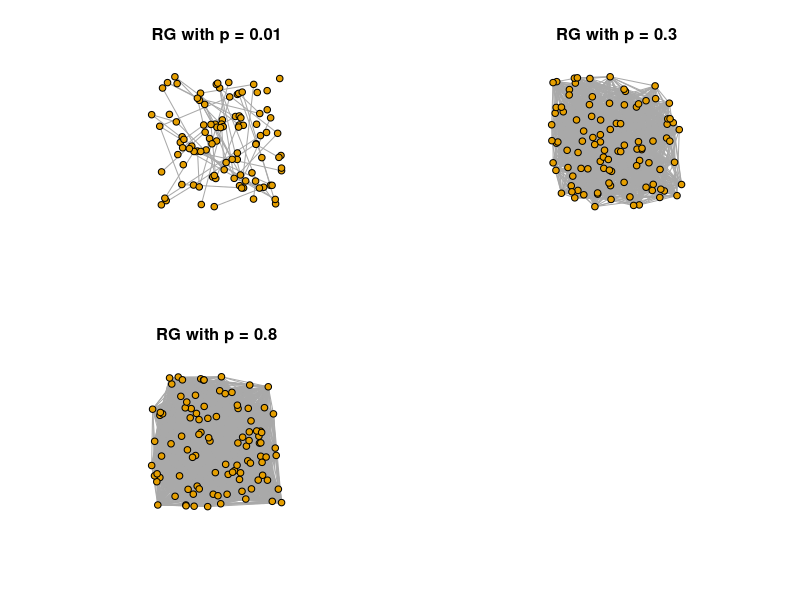
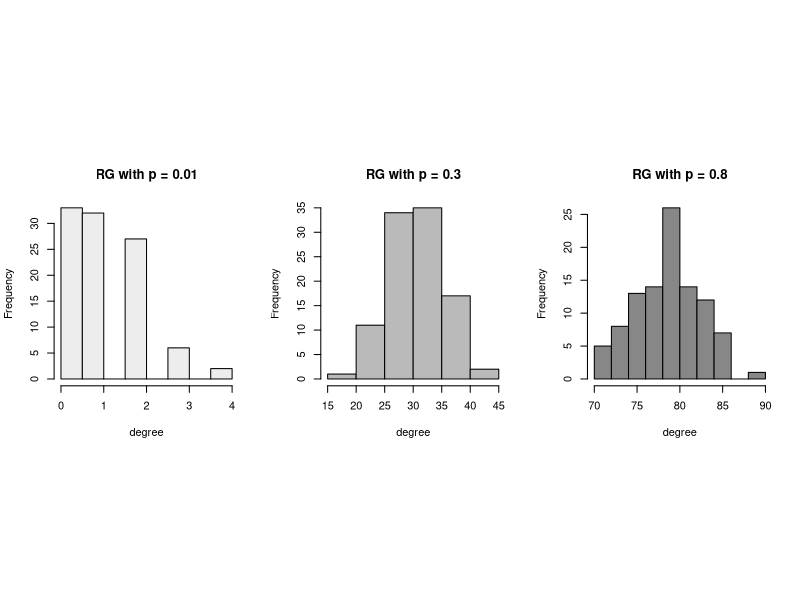
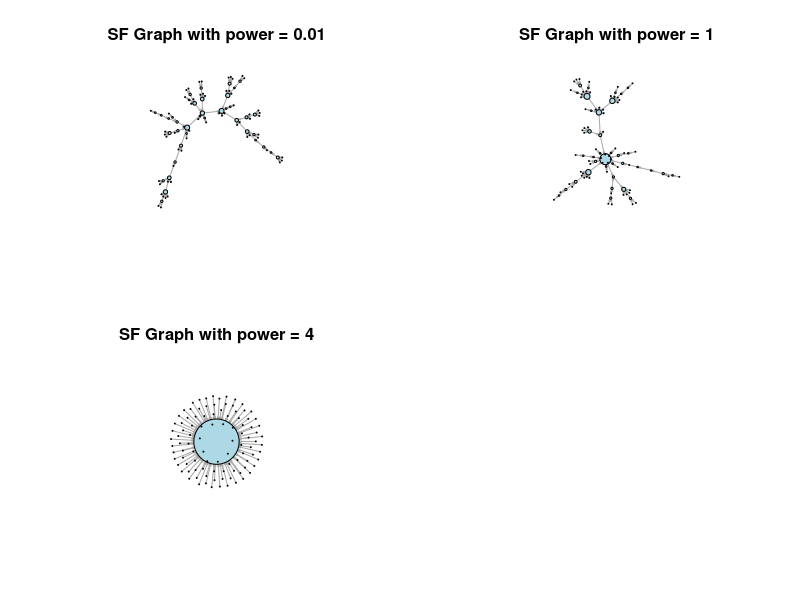
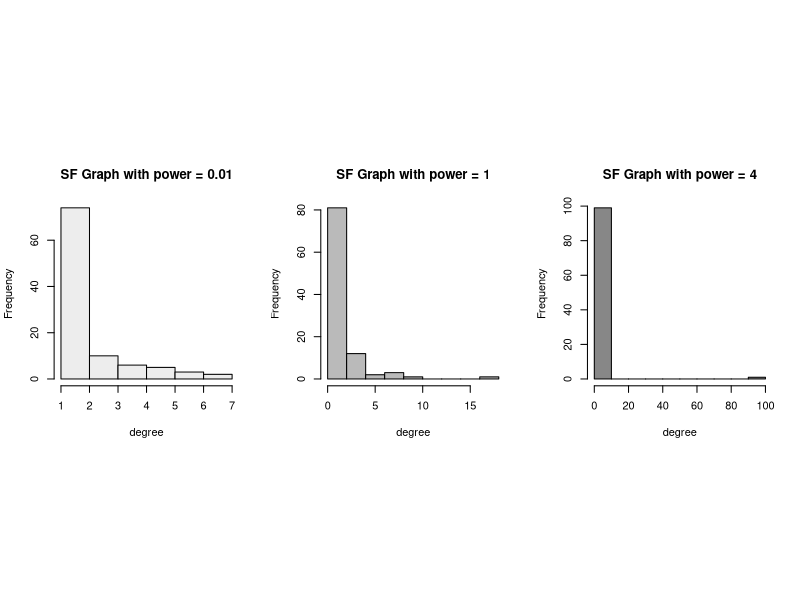
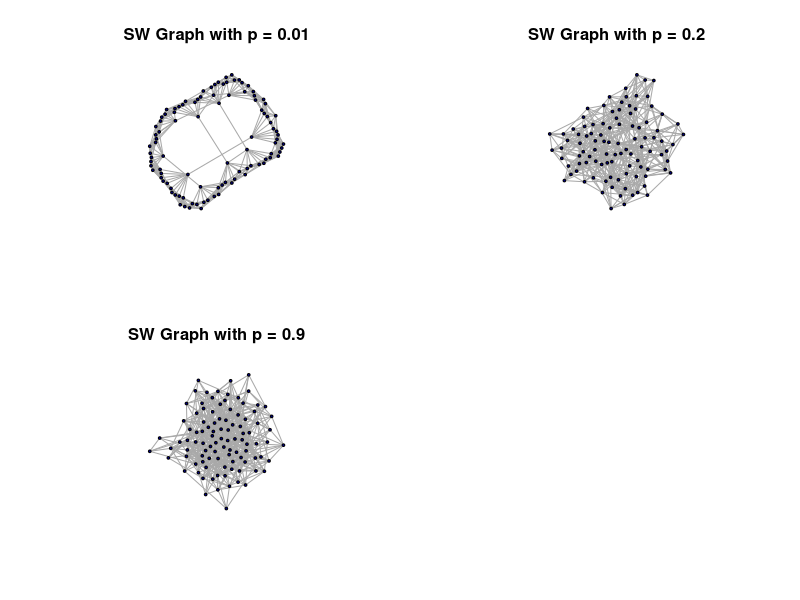
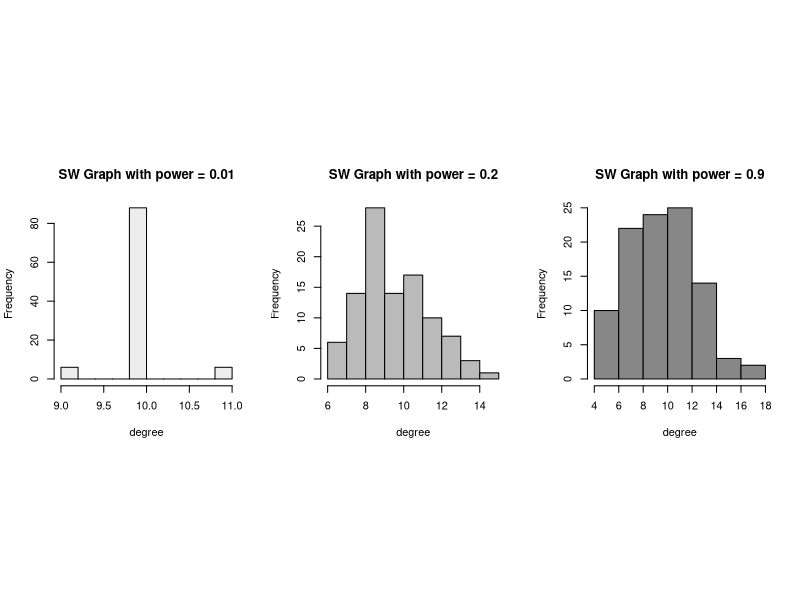

Write the R code that produced these figures, in order.
## ---- chunk 1
knitr::opts_chunk$set(
	echo = TRUE,
	message = FALSE,
	warning = FALSE
)
## ---- chunk 2
library(igraph)
random_graph_sm = sample_gnp(100, 0.01)
random_graph_med = sample_gnp(100, 0.3)
random_graph_high = sample_gnp(100, 0.8)
## ---- chunk 3
random_graph <- function(data, p) { 
  random <- layout_randomly(data, dim = 2) 
  plot(data, layout = random,  
     vertex.label = "",
     vertex.size = 10,
     edge.arrow.size = 0.1, 
     main = paste("RG with p =", p))
}
## ---- chunk 4
par(mfrow = c(2,2), pty = "s")
random_graph(random_graph_sm, 0.01)
random_graph(random_graph_med, 0.3)
random_graph(random_graph_high, 0.8)
## ---- chunk 5
library(kableExtra)
data.frame(
     density = c(graph.density(random_graph_sm), 
                 graph.density(random_graph_med), 
                 graph.density(random_graph_high)), 
  
     av_path_length = c(average.path.length(random_graph_sm), 
                       average.path.length(random_graph_med), 
                       average.path.length(random_graph_high)), 
     
     clustering_coeff = c(transitivity(random_graph_sm), 
                          transitivity(random_graph_med), 
                          transitivity(random_graph_high))) %>% 
  setNames(c("Density", "Average path length", "Clustering coeff")) %>% 
  kbl() %>% 
  kable_classic(html_font = "Cambria")
## ---- chunk 6
get_hist <- function(p1, p2, p3) {
  par(mfrow = c(1,3))
  hist(degree(random_graph_sm), main = paste("RG with p =", p1), 
       col = "grey93", xlab = "degree")
  hist(degree(random_graph_med), main = paste("RG with p =", p2), 
       col = "grey73", xlab = "degree")
  hist(degree(random_graph_high), main = paste("RG with p =", p3), 
       col = "grey53", xlab = "degree")
}
## ---- chunk 7
get_hist(0.01, 0.3, 0.8)
## ---- chunk 8
pa_graph_sm = sample_pa(100, 0.01)
pa_graph_med = sample_pa(100, 1)
pa_graph_high = sample_pa(100, 4)
## ---- chunk 9
pa_graph <- function(data, power) { 
  plot(data,  
       vertex.label = "",
       vertex.size = 0.6 + degree(data),
       vertex.color = "lightblue",
       edge.arrow.size = 0.1, 
       main = paste("SF Graph with power =", power))
}
## ---- chunk 10
par(mfrow = c(2,2))
pa_graph(pa_graph_sm, 0.01)
pa_graph(pa_graph_med, 1)
pa_graph(pa_graph_high, 4)
## ---- chunk 11
data.frame(
     density = c(graph.density(pa_graph_sm), 
                 graph.density(pa_graph_med), 
                 graph.density(pa_graph_high)), 
  
     av_path_length = c(average.path.length(pa_graph_sm), 
                       average.path.length(pa_graph_med), 
                       average.path.length(pa_graph_high)), 
     
     clustering_coeff = c(transitivity(pa_graph_sm), 
                          transitivity(pa_graph_med), 
                          transitivity(pa_graph_high))) %>% 
  setNames(c("Density", "Average path length", "Clustering coeff")) %>% 
  kbl() %>% 
  kable_classic(html_font = "Cambria")
## ---- chunk 12
get_hist_pa <- function(p1, p2, p3) {
  par(mfrow = c(1,3))
  hist(degree(pa_graph_sm), main = paste("SF Graph with power =", p1), 
       col = "grey93", xlab = "degree")
  hist(degree(pa_graph_med), main = paste("SF Graph with power =", p2), 
       col = "grey73", xlab = "degree")
  hist(degree(pa_graph_high), main = paste("SF Graph with power =", p3), 
       col = "grey53", xlab = "degree")
}
## ---- chunk 13
get_hist_pa(0.01, 1, 4)
## ---- chunk 14
sw_graph_sm = sample_smallworld(1, 100, 5, 0.01)
sw_graph_med = sample_smallworld(1, 100, 5, 0.2)
sw_graph_high = sample_smallworld(1, 100, 5, 0.9)
## ---- chunk 15
small_world_graph <- function(data, p) { 
  plot(data,  
     vertex.label = "",
     vertex.size = 4,
     vertex.color = "darkblue",
     edge.arrow.size = 0.1, 
     main = paste("SW Graph with p =", p))
}
## ---- chunk 16
par(mfrow = c(2,2), pty = "s")
small_world_graph(sw_graph_sm, 0.01)
small_world_graph(sw_graph_med, 0.2)
small_world_graph(sw_graph_high, 0.9)
## ---- chunk 17
data.frame(
     density = c(graph.density(sw_graph_sm), 
                 graph.density(sw_graph_med), 
                 graph.density(sw_graph_high)), 
  
     av_path_length = c(average.path.length(sw_graph_sm), 
                       average.path.length(sw_graph_med), 
                       average.path.length(sw_graph_high)), 
     
     clustering_coeff = c(transitivity(sw_graph_sm), 
                          transitivity(sw_graph_med), 
                          transitivity(sw_graph_high))) %>% 
  setNames(c("Density", "Average path length", "Clustering coeff")) %>% 
  kbl() %>% 
  kable_classic(html_font = "Cambria")
## ---- chunk 18
get_hist_sw <- function(p1, p2, p3) {
  par(mfrow = c(1,3))
  hist(degree(sw_graph_sm), main = paste("SW Graph with power =", p1), 
       col = "grey93", xlab = "degree")
  hist(degree(sw_graph_med), main = paste("SW Graph with power =", p2), 
       col = "grey73", xlab = "degree")
  hist(degree(sw_graph_high), main = paste("SW Graph with power =", p3), 
       col = "grey53", xlab = "degree")
}
## ---- chunk 19
get_hist_sw(0.01, 0.2, 0.9)
